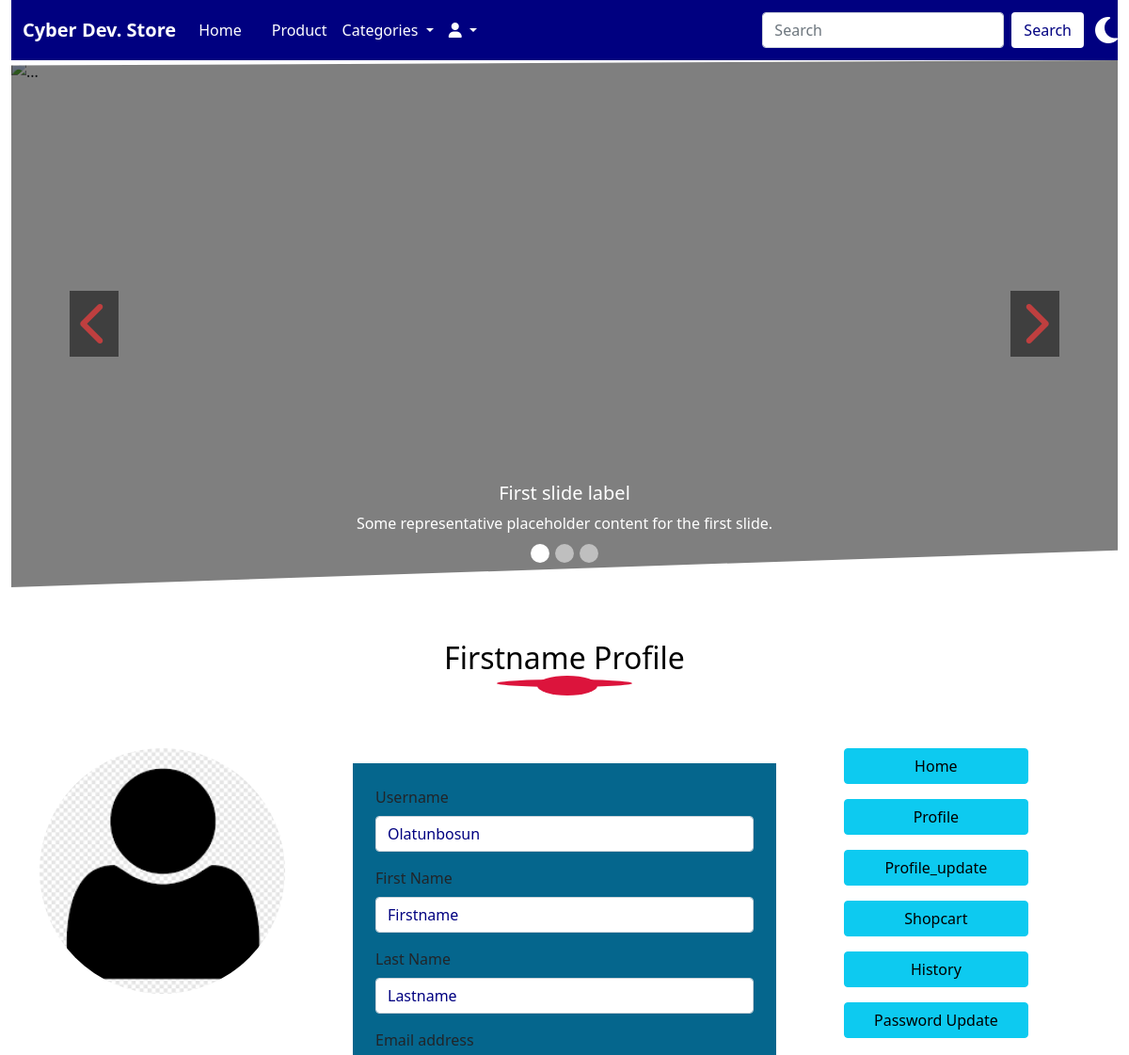
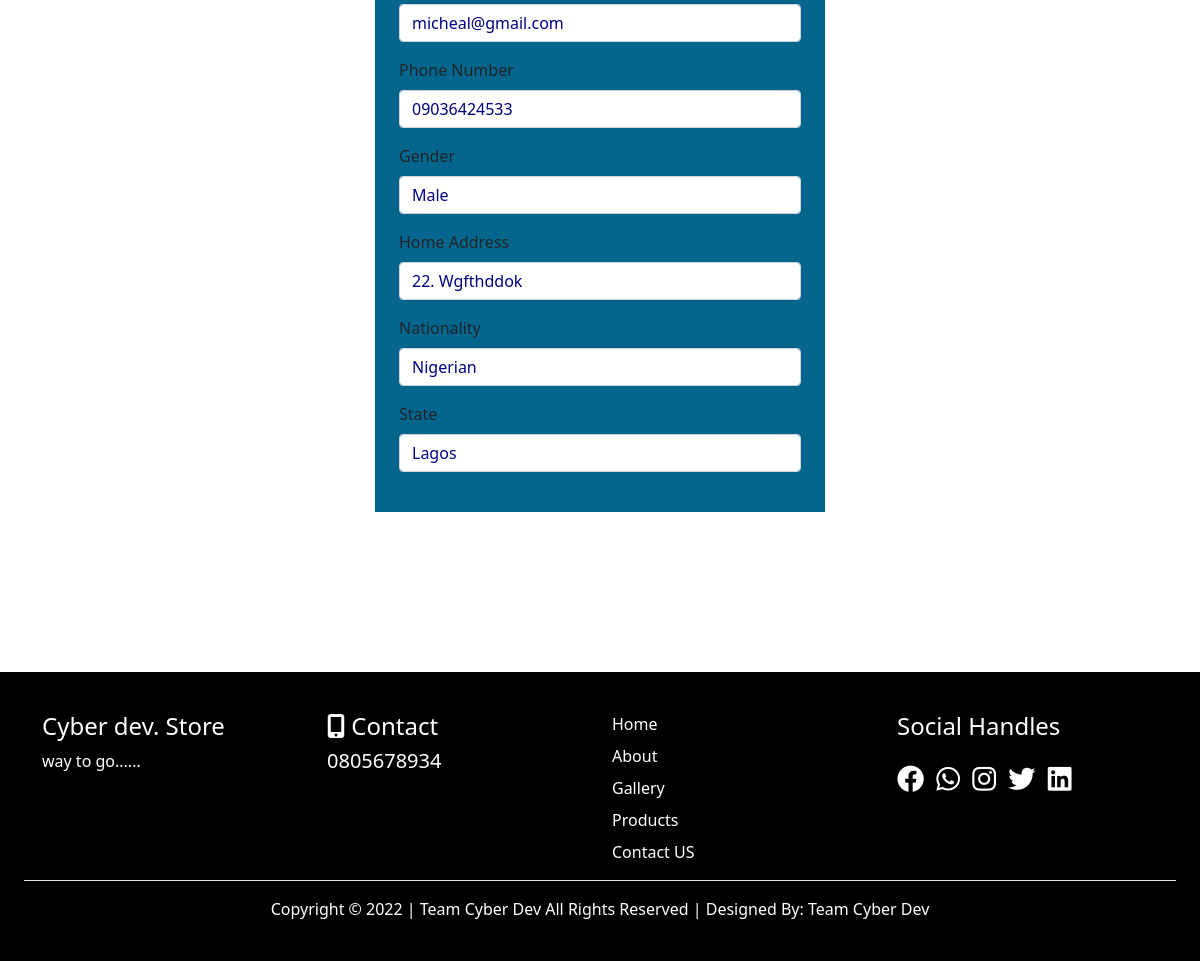
Screenshot of /profile/ (signed in) with the database file from the repository (2 pictures, top to bottom).
### userprofile/models.py (models this page shows, shortened)
class Profile(models.Model):
    user = models.OneToOneField(User, on_delete= models.CASCADE)
    first_name = models.CharField(max_length=50)
    last_name = models.CharField(max_length=50)
    email = models.EmailField()
    phone = models.CharField(max_length=50)
    address = models.CharField(max_length=100)
    state = models.CharField(max_length=50)
    nationality = models.CharField(max_length=50)
    gender = models.CharField(max_length=50)
    pix = models.ImageField(upload_to= 'Profile', default='avatar.png')

### home/views.py (the view)
# urls.py: path('profile/', views.profile, name='profile'),
@login_required(login_url='signin')
def profile(request):
  profile = Profile.objects.get(user__username = request.user.username)
  context = {
    'profile':profile,
  }
  return render(request, 'profile.html', context)

### home/context_processors.py (called while the page is built)
def cartcount(request):
    reading = Cart.objects.filter(user__username=request.user.username, paid=False)
    cartcount = 0
    for items in reading:
        cartcount += items.quantity
    context = {
        'cartcount':cartcount,
    }
    return context

### home/templates/profile.html (shortened to what this page needs)
{% extends 'base.html' %}
{% block header %}   {% include 'header.html' %}   {% endblock header %}
{% block carousel %}   {% include 'carousel.html' %}     {% endblock carousel %}
{% block content %}
<div class="container mt-5 mb-5">
    <h2 class="text-center text-capitalize latest">{{profile.first_name}} Profile</h2>
    <div class="row justify-content-center">
        <div class="col-10 col-sm-10 col-md-3 col-lg-3 pt-5">
            <div class="prof_img">
                <img src="{{profile.pix.url}}" class="w-100 rounded-pill" alt="">
            </div>
        </div>
        <div class="col-10 col-sm-10 col-md-6 col-lg-6 mb-5 game">
            <div class="cform">
                <div class="ccform">
                    <form>
                        <div class="mb-3">
                          <label for="exampleInputEmail1" class="form-label">Username</label>
                          <input type="text" value="{{profile.user.username|title}}" class="form-control" placeholder="Username" id="exampleInputText1" aria-describedby="emailHelp">
                        </div>
                        <div class="mb-3">
                          <label for="exampleInputEmail1" class="form-label">First Name</label>
                          <input type="text" value="{{profile.first_name|title}}" class="form-control" placeholder="First Name" id="exampleInputText1" aria-describedby="emailHelp">
                        </div>
                        <div class="mb-3">
                          <label for="exampleInputEmail1" class="form-label">Last Name</label>
                          <input type="text" value="{{profile.last_name|title}}" class="form-control" placeholder="Last Name" id="exampleInputText1" aria-describedby="emailHelp">
                        </div>
                        <div class="mb-3">
                          <label for="exampleInputEmail1" class="form-label">Email address</label>
                          <input type="email" value="{{profile.email}}" class="form-control" placeholder="Email Address" id="exampleInputEmail1" aria-describedby="emailHelp">
                        </div>
                        <div class="mb-3">
                          <label for="exampleInputEmail1" class="form-label">Phone Number</label>
                          <input type="text" value="{{profile.phone}}" class="form-control" placeholder="Phone Number" id="exampleInputEmail1" aria-describedby="emailHelp">
                        </div>
                        <div class="mb-3">
                          <label for="exampleInputEmail1" class="form-label">Gender</label>
                          <input type="text" value="{{profile.gender|title}}" class="form-control" placeholder="Phone Number" id="exampleInputEmail1" aria-describedby="emailHelp">
                        </div>
                        <div class="mb-3">
                          <label for="exampleInputEmail1" class="form-label">Home Address</label>
                          <input type="text" value="{{profile.address|title}}" class="form-control" placeholder="Home Address" id="exampleInputText1" aria-describedby="emailHelp">
                        </div>
                        <div class="mb-3">
                          <label for="exampleInputEmail1" class="form-label">Nationality</label>
                          <input type="text" value="{{profile.nationality|title}}" class="form-control" placeholder="Home Address" id="exampleInputText1" aria-describedby="emailHelp">
                        </div>
                        <div class="mb-3">
                          <label for="exampleInputEmail1" class="form-label">State</label>
                          <input type="text" value="{{profile.state|title}}" class="form-control" placeholder="State" id="exampleInputText1" aria-describedby="emailHelp">
                        </div>
                      </form>
                </div>
            </div>
        </div>
        <div class="col-10 col-sm-10 col-md-3 col-lg-3 pt-5">
            <ul class="list-unstyled">
                <li class="mb-3"><a href="{% url 'index' %}" class="btn w-75 btn-info">Home</a></li>
                <li class="mb-3"><a href="{% url 'profile' %}" class="btn w-75 btn-info">Profile</a></li>
                <li class="mb-3"><a href="{% url 'profile_update' %}" class="btn w-75 btn-info">Profile_update</a></li>
                <li class="mb-3"><a href="{% url 'shopcart' %}" class="btn w-75 btn-info">Shopcart</a></li>
                <li class="mb-3"><a href="{% url 'history' %}" class="btn w-75 btn-info">History</a></li>
                <li class="mb-3"><a href="{% url 'password' %}" class="btn w-75 btn-info">Password Update</a></li>
            </ul>
        </div>
    </div>
</div>
{% endblock content %}
{% block footer %}   {% include 'footer.html' %}   {% endblock footer %}

### home/templates/base.html (shortened to what this page needs)
{% load static %}
<!doctype html>
<html lang="en">
  <head>
    <link href="https://cdn.jsdelivr.net/npm/bootstrap@5.0.2/dist/css/bootstrap.min.css" rel="stylesheet">
    <link rel="stylesheet" href="https://cdnjs.cloudflare.com/ajax/libs/font-awesome/6.2.0/css/all.min.css">
    <link rel="stylesheet" href="{% static '' %}css/style.css">
  </head>
  <body>
            {% block header %}      {% endblock header %}
            {% block carousel %}        {% endblock carousel %}
            {% block content %}         {% endblock content %}
        {% block footer %}        {% endblock footer %}
  </body>
</html>

### home/templates/header.html (shortened to what this page needs)
  <div class="container-fluid sticky-top">
    <nav class="navbar navbar-expand-lg">
        <div class="container-fluid">
          <a class="navbar-brand" href="{% url 'index' %}">Cyber Dev. Store</a>
          <div class="collapse navbar-collapse" id="navbarSupportedContent">
            <ul class="navbar-nav me-auto mb-2 mb-lg-0">
              <li class="nav-item">
                <a class="nav-link active" aria-current="page" href="{% url 'index' %}">Home</a>
              </li>
              <li class="nav-item">
                <a class="nav-link" href=""></a>
              </li>
              <li class="nav-item">
                <a class="nav-link" href="{% url 'product' %}">Product</a>
              </li>
              <li class="nav-item dropdown">
                <a class="nav-link dropdown-toggle" href="{% url 'categories' %}" id="navbarDropdown" role="button" data-bs-toggle="dropdown" aria-expanded="false">
                  Categories
                </a>
              </li>
              <li class="nav-item dropdown">
                <a class="nav-link dropdown-toggle" href="" id="navbarDropdown" role="button" data-bs-toggle="dropdown" aria-expanded="false">
                  <i class="fas fa-user"></i>
                </a>
              </li>
            </ul>
            <form class="d-flex" action="{% url 'search' %}" method="POST">
              <input class="form-control me-2" name="search" type="search" placeholder="Search" aria-label="Search">
              <button class="btn buton-fre" type="submit">Search</button>
            </form>
          </div>
        </div>
        <div class="face toggle">
          <i class="fas fa-moon"></i>
        </div>
      </nav>
    </div>

### home/templates/carousel.html (shortened to what this page needs)
{% load static %}
    <div class="container-fluid">
        <div id="carouselExampleDark" class="carousel slide" data-bs-ride="carousel">
            <div class="carousel-indicators">
              <button type="button" data-bs-target="#carouselExampleDark" data-bs-slide-to="0" class="active" aria-current="true" aria-label="Slide 1"></button>
              <button type="button" data-bs-target="#carouselExampleDark" data-bs-slide-to="1" aria-label="Slide 2"></button>
              <button type="button" data-bs-target="#carouselExampleDark" data-bs-slide-to="2" aria-label="Slide 3"></button>
            </div>
            <div class="carousel-inner" style="height: 70vh;">
              <div class="carousel-item h-100 active" data-bs-interval="10000">
                <img src="{% static '' %}img/carousel1.jpg" class="d-block w-100 h-100" alt="...">
                <div class="like"></div>
                <div class="carousel-caption d-none d-md-block">
                  <h5>First slide label</h5>
                  <p>Some representative placeholder content for the first slide.</p>
                </div>
              </div>
            </div>
            <button class="carousel-control-prev" type="button" data-bs-target="#carouselExampleDark" data-bs-slide="prev">
              <i class="fas fa-chevron-left dad"></i>
            </button>
            <button class="carousel-control-next" type="button" data-bs-target="#carouselExampleDark" data-bs-slide="next">
              <i class="fas fa-chevron-right dad"></i>
            </button>
              </div>
          </div>

### home/templates/footer.html
  <div class="footer p-4">
    <div class="container mt-3">
      <div class="row justify-content-center">
        <div class="col-9 col-sm-9 col-md-3">
          <h4 class="names">Cyber dev. Store</h4>
          <p>way to go......</p>
        </div>
        <div class="col-9 col-sm-9 col-md-3">
          <div class="wear">
            <h4><span><i class="fas fa-mobile-alt"></i></span> Contact</h4>
            <h5><a href="tel:+234 805 678 1010">0805678934</a></h5>
          </div>
        </div>
        <div class="col-9 col-sm-9 col-md-3">
          <ul class="list-unstyled">
            <li class="mb-2"><a href="index.html">Home</a></li>
            <li class="mb-2"><a href="">About</a></li>
            <li class="mb-2"><a href="">Gallery</a></li>
            <li class="mb-2"><a href="">Products</a></li>
            <li class="mb-2"><a href="">Contact US</a></li>
          </ul>
        </div>
        <div class="col-9 col-sm-9 col-md-3">
          <h4 class="">Social Handles</h4>
          <ul class="mt-4 mb-3 list-inline">
            <li class="list-inline-item"><a href="https://www.facebook.com "><i class="fab fa-facebook"></i></a></li>
            <li class="list-inline-item"><a href="https://www.whatsapp.com "><i class="fab fa-whatsapp"></i></a></li>
            <li class="list-inline-item"><a href="https://www.instagram.com "><i class="fab fa-instagram"></i></a></li>
            <li class="list-inline-item"><a href="https://www.twitter.com "><i class="fab fa-twitter"></i></a></li>
            <li class="list-inline-item"><a href="https://www.linkedin.com "><i class="fab fa-linkedin"></i></a></li>
          </ul>
        </div>
      </div>
    </div>
    <div class="pt-3 text-center text-capitalize border-top footer2">
      <p>copyright &copy; 2022 | Team Cyber Dev All Rights Reserved | Designed by: <a href="">Team cyber dev</a></p>
    </div>
</div>

### home/static/css/style.css (style rules this page uses)
:root { --body: white; --nav-color: navy; --latest: black; --white-color: white; --blur-blue: #05668D; --black-color: black; --gold-color: gold; --red-color: red; --crimson-color: crimson; --footer: black; --footer-txt: white; --caddress: black; }
body { background: var(--body); }
.navbar { background-color: var(--nav-color); }
.navbar .navbar-brand { color: var(--white-color); text-transform: capitalize; font-weight: 800; }
#navbarSupportedContent a { color: var(--white-color); }
.carousel-indicators button { border-radius: 50%; width: 20px !important; height: 20px !important; }
.carousel { position: relative; clip-path: polygon(0 1%, 100% 0%, 100% 93%, 0% 100%); }
.like { position: absolute; top: 0; bottom: 0; width: 100%; height: 100%; background: var(--black-color); opacity: .5; }
.buton-fre { color: var(--nav-color); background: var(--white-color); }
.ccform { margin: 3rem; }
.cform { padding-top: 1rem; padding-bottom: 1rem; }
.cform form { width: 100%; padding: 1.5rem; background: var(--blur-blue); }
.cform form input[type="text"], .cform form input[type="email"] { width: 100%; box-shadow: none; color: var(--nav-color); outline: none; }
.fab { font-size: 1.7rem; transition: ease 2s; }
.dad { color: var(--red-color); font-size: 3rem; background: var(--black-color); padding: .7rem; transition: ease 2s; }
.face { font-size: 2rem; color: var(--white-color); }
.latest { color: var(--latest); }
.latest::after { content: ''; display: block; height: 1.3rem; width: 4rem; border-radius: 100%; background: var(--crimson-color); margin: auto; transform: translateX(3px); }
.latest::before { content: ''; display: block; height: .5rem; width: 9rem; border-radius: 100%; background: var(--crimson-color); margin: auto; transform: translateY(50px); }
.footer { color: var(--footer-txt); background: var(--footer); }
.footer a { color: var(--white-color); text-transform: capitalize; text-decoration: none; }

### rows the page displays
Profile: first_name "Firstname", pix (placeholder picture), user.username "Olatunbosun", last_name "Lastname", email "micheal@gmail.com", phone "09036424533", gender "Male", address "22. Wgfthddok", nationality "Nigerian", state "Lagos"
